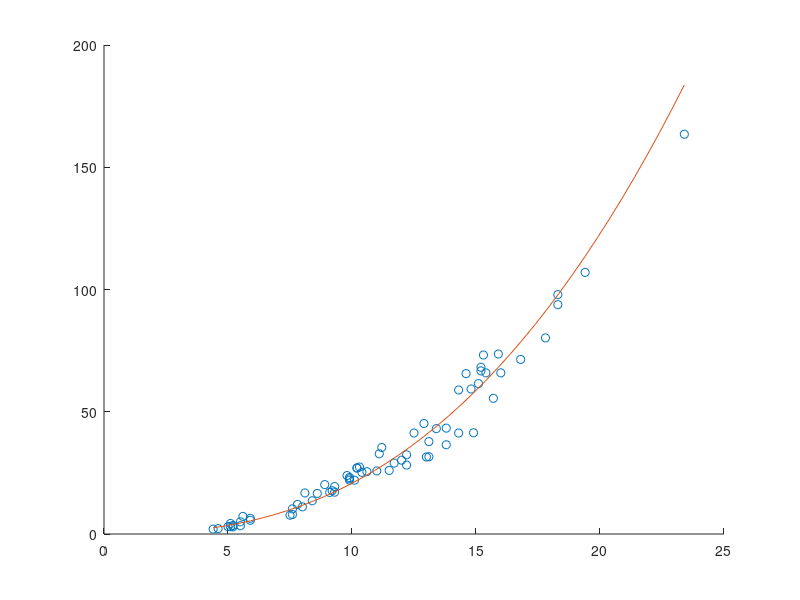

Here is the MATLAB script that generated this plot:
aux = dlmread("trees.dat");
X=aux(:,1);
lnx=[log(X)];
Y=aux(:,2);
lny=[log(Y)];
A=[ones(size(lnx)) lnx];
p=pinv(A) * lny;
gx = min(X):0.5:max(X);
gy = [exp(p(1)) * gx.^(p(2))];
hold on;
plot(X,Y,'o');
plot(gx, gy);
hold off;